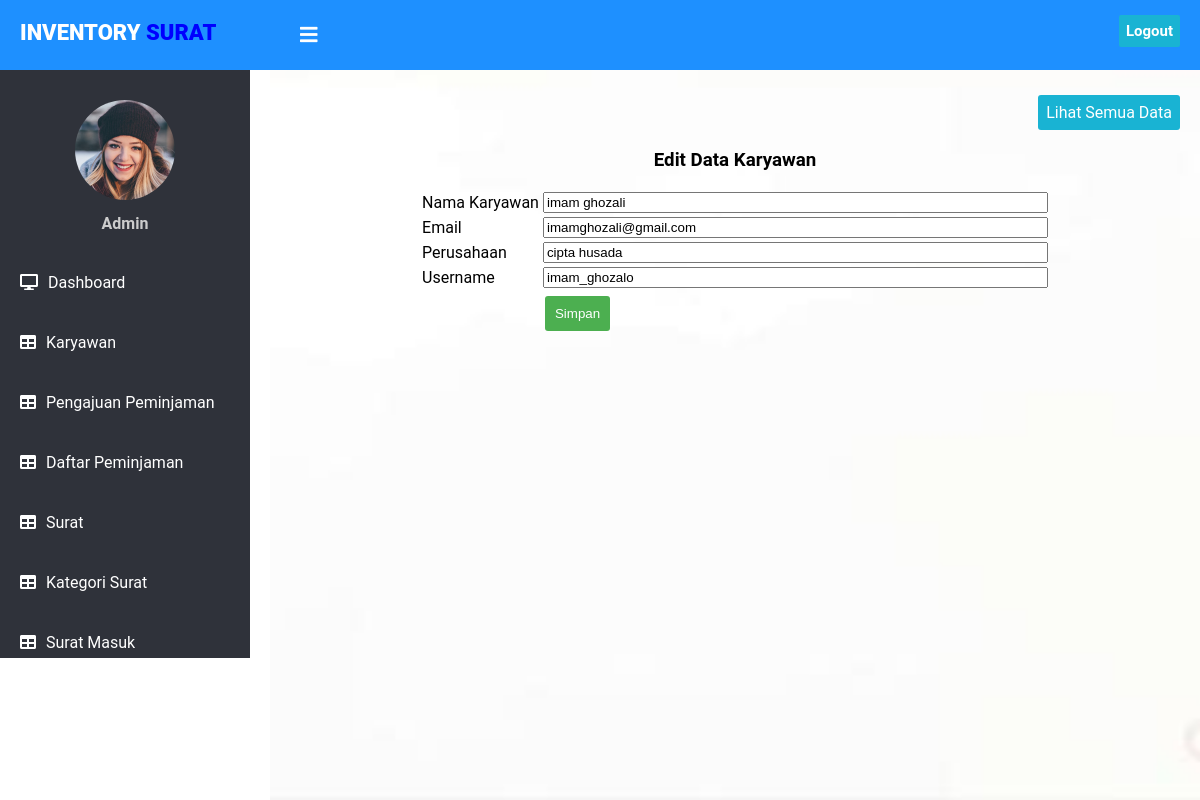
/crud_karyawan/form_edit.php?id=1, run on the app's committed database.
### tables this page shows
CREATE TABLE `karyawan` (
  `id` int(11) NOT NULL,
  `nama_karyawan` varchar(50) NOT NULL,
  `perusahaan` varchar(50) NOT NULL,
  `username` varchar(50) NOT NULL,
  `password` varchar(100) NOT NULL,
  `email` varchar(50) NOT NULL
);

### crud_karyawan/form_edit.php (the view, shortened to what this page needs)
<!DOCTYPE html>
<html lang="en" dir="ltr">
<head>
    <link rel="stylesheet" href="../admin/style.css">
    <link rel="stylesheet" href="https://cdnjs.cloudflare.com/ajax/libs/font-awesome/5.12.1/css/all.min.css">
</head>
<body>
    <header>
      <label for="check">
        <i class="fas fa-bars" id="sidebar_btn"></i>
      </label>
      <div class="left_area">
        <h3>Inventory <span>Surat</span></h3>
      </div>
      <div class="right_area">
        <a href="../logout.php" class="logout_btn">Logout</a>
      </div>
    </header>
    <div class="sidebar">
      <center>
        <img src="../admin/1.png" class="profile_image" alt="">
        <h4>Admin</h4>
      </center>
      <a href="../dashboard/index.php"><i class="fas fa-desktop"></i><span>Dashboard</span></a>
      <a href="index.php"><i class="fas fa-table"></i><span>Karyawan</span></a>
      <a href="../pengajuan_peminjaman/index.php"><i class="fas fa-table"></i><span>Pengajuan Peminjaman</span></a>
      <a href="../daftar_peminjaman/index.php"><i class="fas fa-table"></i><span>Daftar Peminjaman</span></a>
      <a href="../crud_surat/index.php"><i class="fas fa-table"></i><span>Surat</span></a>
      <a href="../crud_kategori_surat/index.php"><i class="fas fa-table"></i><span>Kategori Surat</span></a>
      <a href="../crud_surat_masuk/index.php"><i class="fas fa-table"></i><span>Surat Masuk</span></a>
    </div>
    <div class="content">
        <br/>
        <br/>
        <br/>
        <br/>
        <br/>
      <div class="button" align="right" >
        <a href="index.php" class="example_a" rel="nofollow noopener">Lihat Semua Data</a>
      </div>
    <h3 align="center">Edit Data Karyawan</h3>
    <form action="proses_edit.php" method="post">
      <?php
      include "../koneksi.php";
      $id = $_GET['id'];
      $query = mysqli_query($koneksi, "SELECT * FROM karyawan WHERE id = '$id'") or die(mysqli_error($koneksi));
      $data = mysqli_fetch_array($query);
      ?>
      <table align="center">
        <tr>
          <td>Nama Karyawan</td>
          <td>
            <input type="text" size="60" name="nama_karyawan" value="<?php echo $data['nama_karyawan'] ?>" required>
          </td>
        </tr>
        <tr>
          <td>Email</td>
          <td>
            <input type="text" size="60" name="email" value="<?php echo $data['email'] ?>" required>
          </td>
        </tr>
        <tr>
          <td>Perusahaan</td>
          <td>
            <input type="text" size="60" name="perusahaan" value="<?php echo $data['perusahaan'] ?>" required>
          </td>
        </tr>
        <tr>
          <td>Username</td>
          <td>
            <input type="text" size="60" name="username" value="<?php echo $data['username'] ?>" required>
          </td>
        </tr>
          <td></td>
          <td><button class="simpan" type="submit">Simpan</button></td>
      </table>
    </form>
    </div>
</body>
</html>

### admin/style.css (style rules this page uses)
body { margin: 0; padding: 0; font-family: "Roboto", sans-serif; }
header { position: fixed; background: #1E90FF; padding: 20px; width: 100%; height: 30px; }
.left_area h3 { color: #fff; margin: 0; text-transform: uppercase; font-size: 22px; font-weight: 900; }
.left_area span { color: #0000FF; }
.logout_btn { padding: 7px; background: #19B3D3; text-decoration: none; float: right; margin-top: -30px; margin-right: 40px; border-radius: 2px; font-size: 15px; font-weight: 600; color: #fff; transition: 0.5s; transition-property: background; }
.sidebar { background: #2f323a; margin-top: 70px; padding-top: 30px; padding-bottom : 30px; position: fixed; left: 0; width: 250px; height: 528px; transition: 0.5s; transition-property: left; overflow-y : scroll; }
.sidebar .profile_image { width: 100px; height: 100px; border-radius: 100px; margin-bottom: 10px; }
.sidebar h4 { color: #ccc; margin-top: 0; margin-bottom: 20px; }
.sidebar a { color: #fff; display: block; width: 100%; line-height: 60px; text-decoration: none; padding-left: 20px; box-sizing: border-box; transition: 0.5s; transition-property: background; }
.sidebar i { padding-right: 10px; }
label #sidebar_btn { z-index: 1; color: #fff; position: fixed; cursor: pointer; left: 300px; font-size: 20px; margin: 5px 0; transition: 0.5s; transition-property: color; }
.content { margin-left: 270px; background: url(background2.jpg) no-repeat; background-position: center; background-size: cover; height: 100vh; transition: 0.5s; }
.example_a { color: #fff !important; text-decoration: none; background: #19B3D3; padding: 8px; border-radius: 3px; display: inline-block; border: none; transition: all 0.4s ease 0s; }
.button { padding-right: 20px; }
.simpan { background-color: #4CAF50; border: none; color: white; padding: 10px ; text-decoration: none; margin: 4px 2px; cursor: pointer; border-radius: 3px; }

### data on the page
karyawan: nama_karyawan "imam ghozali", email "imamghozali@gmail.com", perusahaan "cipta husada", username "imam_ghozalo"
